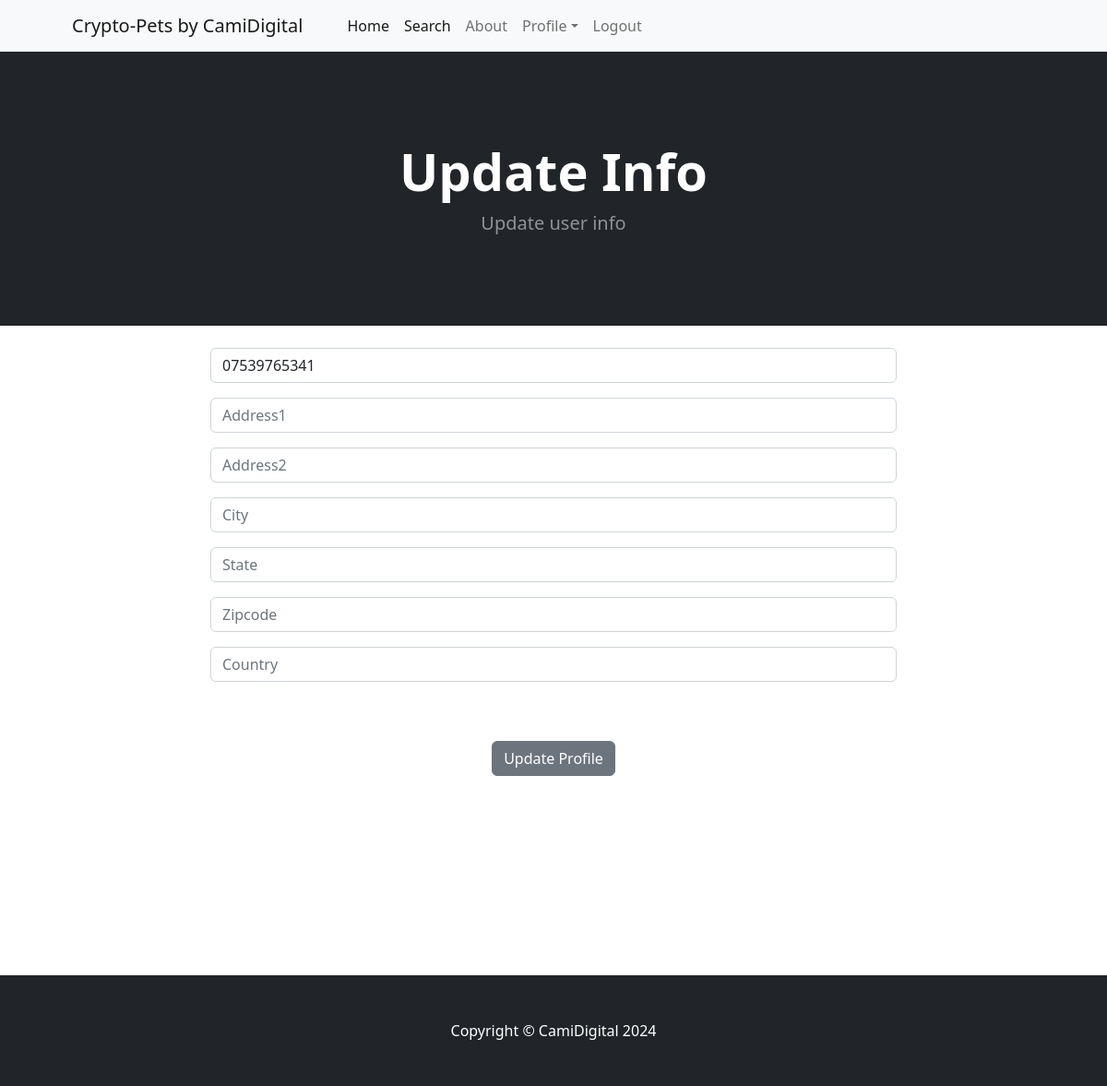
Page /update_info/ (signed in) on the earlier database version.
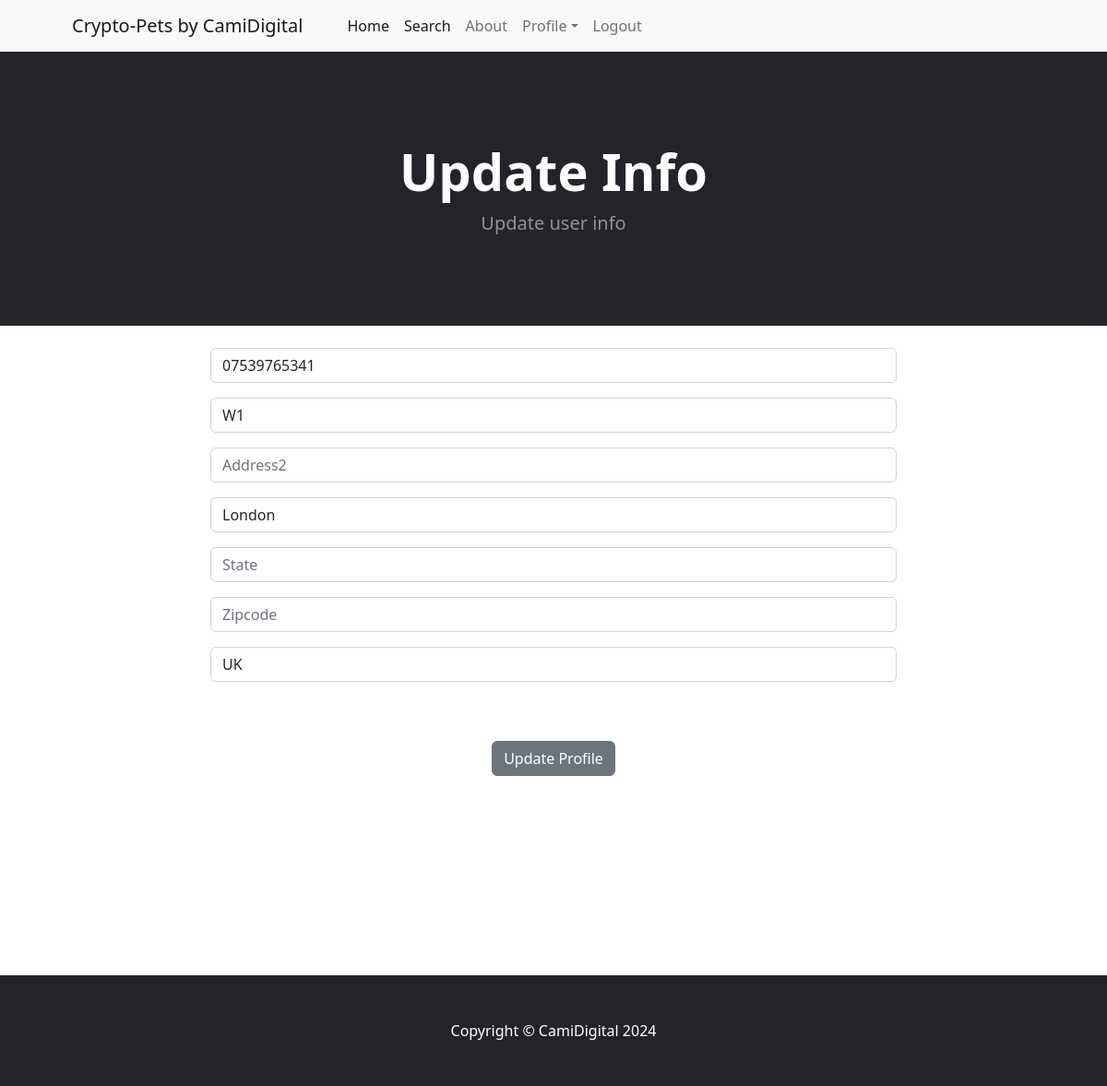
Same page on the later database version.
### webstore/models.py (models this page shows)
class Profile(models.Model):
	user = models.OneToOneField(User, on_delete=models.CASCADE)
	date_modified = models.DateTimeField(User, auto_now=True)
	phone = models.CharField(max_length=20, blank=True)
	address1 = models.CharField(max_length=200, blank=True)
	address2 = models.CharField(max_length=200, blank=True)
	city = models.CharField(max_length=200, blank=True)
	state = models.CharField(max_length=200, blank=True)
	zipcode = models.CharField(max_length=200, blank=True)
	country = models.CharField(max_length=200, blank=True)

### webstore/views.py (the view)
# urls.py: path('update_info/', views.update_info, name='update_info'),
def update_info(request):
	if request.user.is_authenticated:
		current_user = Profile.objects.get(user__id=request.user.id)
		form = UserInfoForm(request.POST or None, instance=current_user)
		if form.is_valid():
			form.save()
			messages.success(request, "Your info has been updated!!")
			return redirect('home')
		return render(request, "update_info.html", {'form':form})
	else:
		messages.success(request, "Log in to view the page!")
		return redirect('home')

### webstore/forms.py
class UserInfoForm(forms.ModelForm):
	phone = forms.CharField(label="", widget=forms.TextInput(attrs={'class': 'form-control', 'placeholder': 'Phone'}), required =False)
	address1 = forms.CharField(label="", widget=forms.TextInput(attrs={'class': 'form-control', 'placeholder': 'Address1'}), required =False)
	address2 = forms.CharField(label="", widget=forms.TextInput(attrs={'class': 'form-control', 'placeholder': 'Address2'}), required =False)
	city = forms.CharField(label="", widget=forms.TextInput(attrs={'class': 'form-control', 'placeholder': 'City'}), required =False)
	state = forms.CharField(label="", widget=forms.TextInput(attrs={'class': 'form-control', 'placeholder': 'State'}), required =False)
	zipcode = forms.CharField(label="", widget=forms.TextInput(attrs={'class': 'form-control', 'placeholder': 'Zipcode'}), required =False)
	country = forms.CharField(label="", widget=forms.TextInput(attrs={'class': 'form-control', 'placeholder': 'Country'}), required =False)
	class Meta:
		model = Profile
		fields = ('phone', 'address1', 'address2', 'city', 'state', 'zipcode', 'country')

### webstore/templates/update_info.html (shortened to what this page needs)
{% extends 'base.html' %}
{% block content %}
   <header class="bg-dark py-5">
    <div class="container px-4 px-lg-5 my-5">
      <div class="text-center text-white">
        <h1 class="display-4 fw-bolder">Update Info</h1>
        <p class="lead fw-normal text-white-50 mb-0">
          Update user info
        </p>
      </div>
    </div>
  </header>
  <div class="container">
    <div class="row">
      <center>
        <div class="col-8">
          <br>
          <form method="POST" action="{% url 'update_info' %}">
            {{ form.as_p }}
            <br/><br/>
            <button type="submit" class="btn btn-secondary">Update Profile</button>
</form>
<br>
<br>
<br>
<br>
<br>
<br>
<br>
<br>
<br>
      </div>
      </center>
  </div>
  </div>
{% endblock %}

### webstore/templates/base.html (shortened to what this page needs)
{% load static %}
<!DOCTYPE html>
<html lang="en">
  <head>
    <link
      href="https://cdn.jsdelivr.net/npm/bootstrap-icons@1.5.0/font/bootstrap-icons.css"
      rel="stylesheet"
    />
    <link rel="stylesheet" href="{% static 'css/styles.css' %}">
  </head>
  <body>
  {% include 'navbar.html' %}
  {% block content %}
  {% endblock %}
    <footer class="py-5 bg-dark">
      <div class="container">
        <p class="m-0 text-center text-white">
          Copyright &copy; CamiDigital 2024
        </p>
      </div>
    </footer>
  </body>
</html>

### webstore/templates/navbar.html (shortened to what this page needs)
<nav class="navbar navbar-expand-lg navbar-light bg-light">
  <div class="container px-4 px-lg-5">
    <a class="navbar-brand" href="{% url 'home' %}"
      >Crypto-Pets by CamiDigital</a
    >
    <div class="collapse navbar-collapse" id="navbarSupportedContent">
      <ul class="navbar-nav me-auto mb-2 mb-lg-0 ms-lg-4">
        <li class="nav-item">
          <a class="nav-link active" aria-current="page" href="{% url 'home' %}"
            >Home</a
          >
        </li>
        <li class="nav-item">
          <a class="nav-link active" aria-current="page" href="{% url 'search' %}"
            >Search</a
          >
        </li>
        <li class="nav-item">
          <a class="nav-link" href="{% url 'about' %}">About</a>
        </li>
        {% if user.is_authenticated %}
            <li class="nav-item dropdown">
              <a class="nav-link dropdown-toggle" id="navbarDropdown" href="#" role="button" data-bs-toggle="dropdown" aria-expanded="false">Profile</a>
                          </li>
        <li class="nav-item">
          <a class="nav-link" href="{% url 'logout' %}">Logout</a>
        </li>
        {% endif %}
    </div>
  </div>
</nav>

Differences in the rows shown:
changed Profile: address1 (not shown) → "W1"; city (not shown) → "London"; country (not shown) → "UK"
